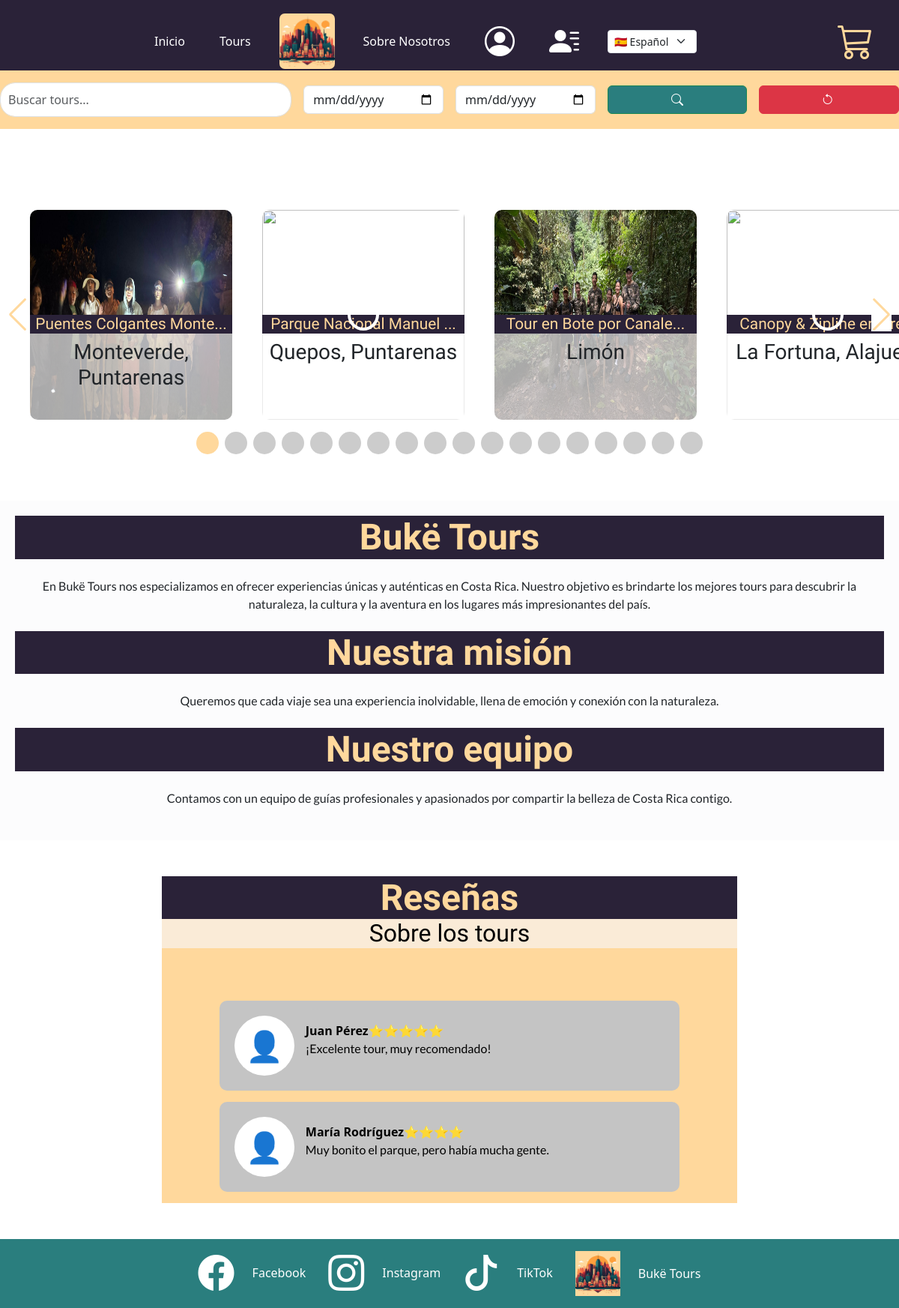
The page / on the database its author committed.
### tables this page shows
CREATE TABLE tour (
  id INT UNSIGNED NOT NULL AUTO_INCREMENT,
  sku VARCHAR(130) NOT NULL,
  title VARCHAR(150) NOT NULL,
  location VARCHAR(150) NOT NULL,
  category VARCHAR(50) NOT NULL,
  price_usd DECIMAL(10,2) NOT NULL,
  cupon_code VARCHAR(50) NULL,
  cupon_discount INT DEFAULT 0,
  rating DECIMAL(3,1) NOT NULL,
  duration_hours DECIMAL(4,1) NOT NULL,
  discount INT NOT NULL,
  img VARCHAR(500) NOT NULL,
  description VARCHAR(500) NOT NULL,
  iframe TEXT NULL,
  created_at TIMESTAMP DEFAULT CURRENT_TIMESTAMP,
  updated_at TIMESTAMP DEFAULT CURRENT_TIMESTAMP ON UPDATE CURRENT_TIMESTAMP,
  adults_limit   INT UNSIGNED NOT NULL DEFAULT 0,
  children_limit INT UNSIGNED NOT NULL DEFAULT 0,
  PRIMARY KEY (id),
  UNIQUE KEY uq_tours_sku (sku)
);

CREATE TABLE feedback (
  id INT UNSIGNED NOT NULL AUTO_INCREMENT,
  score INT NOT NULL DEFAULT 1,
  tour_id INT UNSIGNED NOT NULL,
  customer_id INT UNSIGNED NOT NULL,
  full_name VARCHAR(200) NOT NULL,
  comment VARCHAR(200) NOT NULL,
  status ENUM('Aprobada','Denegada', 'Pendiente') NOT NULL,
  PRIMARY KEY (id),
   CONSTRAINT fk_feedback_customer_id
    FOREIGN KEY (customer_id)
    REFERENCES customer(id)
    ON DELETE RESTRICT
    ON UPDATE CASCADE,
  CONSTRAINT fk_feedback_tour_id
    FOREIGN KEY (tour_id)
    REFERENCES tour(id)
    ON DELETE RESTRICT
    ON UPDATE CASCADE
);

### config.php (called while the page is built, shortened)
<?php
include 'php/components/navbar.php';
?>

### index.php (the view, shortened to what this page needs)
<?php
$html_lang = $_SESSION['lang'];
$mysqli = openConnection();
$sqlTours = 'SELECT * FROM tour';
$toursDisponibles= $mysqli->prepare($sqlTours);
$toursDisponibles->execute();
$toursResult = $toursDisponibles->get_result();
?>
<!DOCTYPE html>
<html lang="<?php echo $html_lang; ?>">
  <head>
    <link rel="stylesheet" href="https://cdn.jsdelivr.net/npm/swiper@11/swiper-bundle.min.css" />
    <link rel="stylesheet" href="/Buke-Tours/assets/css/slider.css" type="text/css" />
    <link rel="stylesheet" href="/Buke-Tours/assets/css/profile.css" />
    <?php
      include './php/styles/common-styles.php';
    ?>
  </head>
  <body>
   <?php
   require_once 'config.php';
   ?>
    <main class="w-100">
      <div class="form-group mb-5 bg-yellow-light pb-3">
          <form
            id="search-form"
            class="row g-3 align-items-center justify-content-center"
          >
            <div class="col-12 col-md-4">
              <input
                class="barra-busqueda form-control"
                placeholder="<?php echo $lang['Buscar_Tour'];?>"
                type="text"
                id="search-input"
              />
            </div>
            <div class="col-12 col-sm-6 col-md-2">
              <input
                type="date"
                class="form-control"
                id="check-in-date"
                name="check_in_date"
                min="<?php echo date('Y-m-d'); ?>"
                placeholder="Check in"
              />
            </div>
            <div class="col-12 col-sm-6 col-md-2">
              <input
                type="date"
                class="form-control"
                id="check-out-date"
                name="check_out_date"
                min="<?php echo date('Y-m-d'); ?>"
                placeholder="Check out"
              />
            </div>
            <div class="col-12 col-md-2 d-grid">
              <button type="submit" id="btn-search" class="btn btn-success">
                <i class="bi bi-search"></i>
              </button>
            </div>
            <div class="col-12 col-md-2 d-grid">
              <button
                type="button"
                id="btn-clear-home-search"
                class="btn btn-danger"
              >
                <i class="bi bi-arrow-counterclockwise me-1"></i>
              </button>
            </div>
          </form>
        </div>
      <section>
        <div
          style="
            --swiper-navigation-color: #fff;
            --swiper-pagination-color: #fff;
          "
          id="swiper-slider-tours"
          class="swiper slider-tours"
        >
          <article class="swiper-wrapper">
            <?php
                    if ($toursResult) {
                        while ($fila = $toursResult->fetch_assoc()):
                        ?>
                        <div class="swiper-slide">
                            <div class="overlay-effect position-absolute">
                            <h1 style="color: #ffd89c;background: #2a2238;">
                                <?php echo strlen($fila['title']) <= 23 ? $fila['title'] : substr($fila['title'], 0, 23) . "..."; ?>
                            </h1>
                            <h3>
                                <?php echo strlen($fila['location']) <= 23 ? $fila['location'] : substr($fila['location'], 0, 23) . "..."; ?>
                            </h3>
                            </div>
                            <div
                              class="swiper-lazy-preloader swiper-lazy-preloader-white"
                            ></div>
                          </div>
                        <?php
                        endwhile;
                      }
                        ?>
          </article>
          <div class="swiper-button-next"></div>
          <div class="swiper-button-prev"></div>
          <div class="swiper-pagination"></div>
        </div>
      </section>
      <section class="content bg-light-subtle bg-opacity-75 mt-5">
        <article class="hero">
          <h1 class="titulo">Bukë Tours</h1>
          <p class="m-4">
           <?php echo $lang['informacion'] ?? "At Bukë Tours, we specialize in offering unique and
                    authentic experiences in Costa Rica. Our goal is to provide you with the
                    best tours to discover the nature, culture, and adventure in the country's
                    most impressive locations."; ?>
          </p>
        </article>
        <article class="rectangle-bbf6cb004687">
          <h2 class="titulo"><?php echo $lang['mision_titulo'] ?? 'Nuestra misión'; ?></h2>
          <p class="m-4">
            <?php echo $lang['nuestra_mision'] ?? 'Queremos que cada viaje sea una experiencia inolvidable, llena de
                        emoción y conexión con la naturaleza.'; ?>
          </p>
          <h2 class="titulo"><?php echo $lang['equipo'] ?? 'Nuestro equipo'; ?></h2>
          <p class="m-4">
            <?php echo $lang['nuestro_equipo'] ?? 'Contamos con un equipo de guías profesionales y apasionados por
                        compartir la belleza de Costa Rica contigo.'; ?>
          </p>
        </article>
      </section>
      <section
        class="main-content bg-buke-tours mx-auto my-5 profile-form-section"
        style="max-width: 768px"
      >
        <h1 class="titulo"><?php echo $lang['resenas'] ?? 'Reseñas'; ?></h1>
        <h2 class="subtitulo  w-100"><?php echo $lang['sobre_tours'] ?? 'Sobre los tours'; ?></h2>
        <?php
         include './php/components/reviews-list.php';
        ?>
      </section>
    </main>
    <?php
    include './php/components/footer.php';
    ?>
  </body>
</html>

### php/styles/common-styles.php (shortened to what this page needs)
<link href="https://cdn.jsdelivr.net/npm/bootstrap@5.3.8/dist/css/bootstrap.min.css" rel="stylesheet" />
<link rel="stylesheet" href="https://cdn.jsdelivr.net/npm/bootstrap-icons@1.13.1/font/bootstrap-icons.min.css" />
<link rel="stylesheet" href="/Buke-Tours/assets/css/main.css" type="text/css" />
<link rel="stylesheet" href="/Buke-Tours/assets/css/cart.css" type="text/css" />
<link rel="stylesheet" href="https://cdn.jsdelivr.net/npm/flag-icons/css/flag-icons.min.css" />

### php/components/navbar.php (shortened to what this page needs)
<nav class="barra-navegadora navbar navbar-expand-lg">
  <div class="container-fluid">
    <div class="collapse navbar-collapse" id="navbarNav">
      <ul class="navbar-nav m-auto">
        <li class="nav-item barra-navegadora-li">
          <a href="/Buke-Tours/" class="nav-link"><?php echo $lang['inicio'] ?? 'Inicio'; ?></a>
        </li>
        <li class="nav-item barra-navegadora-li">
          <a href="/Buke-Tours/tours/" class="nav-link"><?php echo $lang['tours'] ?? 'Tours'; ?></a>
        </li>
        <li class="nav-item barra-navegadora-li">
          <a href="/Buke-Tours/"
            >
            <img class="logo" src="/Buke-Tours/assets/img/logo.png" alt="Buke Tours Logo" title="Buke Tours Logo" />
        </a>
        </li>
        <li class="nav-item barra-navegadora-li">
          <a href="/Buke-Tours/about-us/" class="nav-link"><?php echo $lang['sobre_nosotros'] ?? 'Sobre Nosotros'; ?></a>
        </li>
        <?php
        if(!isset($_SESSION['userId'])){
          ?>
        <li class="nav-item barra-navegadora-li">
          <a href="/Buke-Tours/auth/login/" class="nav-link" title="<?php echo $lang['iniciar_sesion']; ?>"
            ><i class="bi bi-person-circle display-6"></i
          ></a>
        </li>
        <?php
        } ?>
        <li class="nav-item barra-navegadora-li">
          <a href="/Buke-Tours/contact/" class="nav-link" title="<?php echo $lang['contacto']; ?>"><i class="display-6 bi bi-person-lines-fill"></i></a>
        </li>
          <li class="nav-item barra-navegadora-li d-flex align-items-center">
            <select id="language-switcher" class="form-select form-select-sm">
                <option value="es" <?php if (isset($_SESSION['lang']) && $_SESSION['lang'] == 'es') echo 'selected'; ?>>🇪🇸 Español</option>
            </select>
        </li>
      </ul>
    </div>
    <button
      id="shopping-cart"
      class="btn btn-light position-relative"
      type="button"
      data-bs-toggle="modal"
      data-bs-target="#cartModal"
    >
      <i class="bi bi-cart3 display-5"></i>
    </button>
  </div>
</nav>

### php/components/reviews-list.php (shortened to what this page needs)
<?php
$mysqli = openConnection();
$sqlReviews = "SELECT * FROM feedback WHERE status = 'Aprobada';";
$reviewsAprobadas = $mysqli->prepare($sqlReviews);
$reviewsAprobadas->execute();
$reviewsResult = $reviewsAprobadas->get_result();
require_once __DIR__ . '/../helpers/get-score.php';
?>
<article class="resenas-container">
    <?php
    if ($reviewsResult) {
        while ($filaReview = $reviewsResult->fetch_assoc()):
    ?>
    <div class="resena">
        <div class="icono">👤</div>
        <div class="text-start">
        <div class="fw-bold">
            <?php
            echo $filaReview['full_name'];
            echo getScore($filaReview['score']);
            ?>
        </div>
        <p><?php echo $filaReview['comment'];?></p>
        </div>
    </div>
<?php
        endwhile;
    }
?>
</article>

### php/helpers/get-score.php (shortened to what this page needs)
<?php
function getScore($score){
    $scoreParsed = (int)$score;
    switch ($scoreParsed) {
        case 3:
            echo "<span class='estrellas'>⭐⭐⭐</span>";
            break;
        case 4:
            echo "<span class='estrellas'>⭐⭐⭐⭐</span>";
            break;
        case 5:
            echo "<span class='estrellas'>⭐⭐⭐⭐⭐</span>";
            break;
    }
}
?>

### php/components/footer.php (shortened to what this page needs)
<footer>
  <nav>
      <ul class="footer-redes py-3">
        <li class="footer-redes-li">
          <a
            href="https://www.facebook.com/"
            target="_blank"
            class="d-flex align-items-center"
            title="Buke Tours Facebook"
          >
            <i class="bi bi-facebook display-5"></i
            ><span class="d-none d-md-block ps-4">Facebook</span></a
          >
        </li>
        <li class="footer-redes-li">
          <a
            href="https://www.instagram.com/unguiaencostarica"
            target="_blank"
            class="d-flex align-items-center"
            title="Buke Tours Instagram"
            ><i class="bi bi-instagram display-5"></i
            ><span class="d-none d-md-block ps-4">Instagram</span></a
          >
        </li>
        <li class="footer-redes-li">
          <a
            href="https://www.tiktok.com/@unguiaencostarica"
            target="_blank"
            class="d-flex align-items-center"
            title="Buke Tours TikTok"
            ><i class="bi bi-tiktok display-5"></i
            ><span class="d-none d-md-block ps-4">TikTok</span></a
          >
        </li>
        <li class="footer-redes-li">
          <a
            href="/Buke-Tours"
            title="Buke Tours Logo"
            target="_self"
            class="d-flex align-items-center"
          >
            <img
              class="logo-footer"
              src="/Buke-Tours/assets/img/logo.png"
              alt="Buke Tours Logo"
              title="Buke Tours Logo"
            /><span class="d-none d-md-block ps-4">Bukë Tours</span></a
          >
        </li>
      </ul>
  </nav>
</footer>

### assets/css/slider.css (style rules this page uses)
.swiper-wrapper { height: 320px; padding: 40px; }
.swiper { width: 100%; height: 100%; background: #fff; }
.swiper-slide { text-align: center; font-size: 18px; }
.swiper-slide h1 { font-size: 1.3rem !important; }
.swiper-button-next, .swiper-button-prev { background: #fff; }
.swiper-slide .overlay-effect { top: 160px; background: #ffffffa8; width: 100%; transition: all ease-in-out 0.5s; }
.swiper-slide h1 { font-size: 1.8rem; }

### assets/css/main.css (style rules this page uses)
body { text-align: center; margin: 0; padding: 0; background: url("../img/fondo.png"); background-size: cover; background-repeat: no-repeat; display: flex; flex-direction: column; height: 100vh; background-attachment: fixed; }
body, main, nav, footer { width: 100%; }
main { z-index: 1; }
footer { z-index: 90; top: 92%; position: sticky; }
h1, h2, h3, h4, h5, h6 { font-family: "Gabarito", serif; }
p { font-family: "Lato", serif; }
html, body { position: relative; height: 100%; overflow-x: hidden; }
body { margin: 0 auto; padding: 0; }
.bg-yellow-light { background: #ffd89c !important; }
.swiper-button-next, .swiper-button-prev, #shopping-cart { color: #ffd89c !important; }
.bg-buke-tours, .swiper-pagination-bullet-active, .btn-danger-buke-tours { background: #ffd89c !important; border: #e0b678 !important; color: #000 !important; }
.btn-success { background-color: #2a7e7e !important; }
.navbar, .barra-navegadora { background-color: #2a2238 !important; padding: 10px; display: flex; justify-content: space-around; align-items: center; color: white; }
.nav-item a { color: #fff; display: flex; flex-direction: column; justify-content: center; align-items: center; height: 90px; text-align: center; }
.barra-navegadora { text-align: center; width: 100%; }
.barra-navegadora-li { display: inline; padding: 0 15px; }
.logo { width: 74px; border-radius: 7px; vertical-align: middle; }
.titulo { color: #ffd89c; font-size: 48px; font-weight: bold; width: 100%; margin: 0 auto; background: #2a2238; }
.barra-busqueda { padding: 10px; border-radius: 20px; }
.resenas-container { margin: 20px auto; width: 80%; padding: 50px 0; border-radius: 10px; height: 320px; overflow-y: scroll; }
.resena { display: flex; align-items: center; background-color: #c4c4c4; padding: 20px; border-radius: 10px; margin-bottom: 15px; }
.icono { width: 80px; height: 80px; background-color: white; border-radius: 50%; display: flex; align-items: center; justify-content: center; font-size: 40px; margin-right: 15px; }
.estrellas { color: gold; }
.footer-redes { background-color: #2a7e7e; color: white; text-align: center; display: flex; justify-content: center; bottom: 0; padding: 0px 0; width: 100%; margin-bottom: 0; }
.footer-redes-li { display: inline; margin: 0 15px; }
.footer-redes a { text-decoration: none; color: white; }
img.logo-footer { height: 60px; }
.content { max-width: 1200px; margin: 0 auto; padding: 20px; }
.subtitulo { background: antiquewhite; margin: 0 auto !important; text-align: center; width: 100%; }

### assets/css/cart.css (style rules this page uses)
#shopping-cart { background: transparent; box-shadow: none; border: none; }

### rows shown on the page
tour: title "Puentes Colgantes Monte", location "Monteverde, Puntarenas"
tour: title "Parque Nacional Manuel", location "Quepos, Puntarenas"
tour: title "Tour en Bote por Canale", location "Limón"
tour: title "Canopy & Zipline en…", location "La Fortuna,…"
feedback: full_name "Juan Pérez", comment "¡Excelente tour, muy recomendado!"
feedback: full_name "María Rodríguez", comment "Muy bonito el parque, pero había mucha gente."

### other values the page prints
$lang['inicio'] "Inicio"
$lang['tours'] "Tours"
$lang['sobre_nosotros'] "Sobre Nosotros"
$lang['mision_titulo'] "Nuestra misión"
$lang['nuestra_mision'] "Queremos que cada viaje sea una experiencia inolvidable, llena de emoción y conexión con la naturaleza."
$lang['equipo'] "Nuestro equipo"
$lang['nuestro_equipo'] "Contamos con un equipo de guías profesionales y apasionados por compartir la belleza de Costa Rica contigo."
$lang['resenas'] "Reseñas"
$lang['sobre_tours'] "Sobre los tours"
